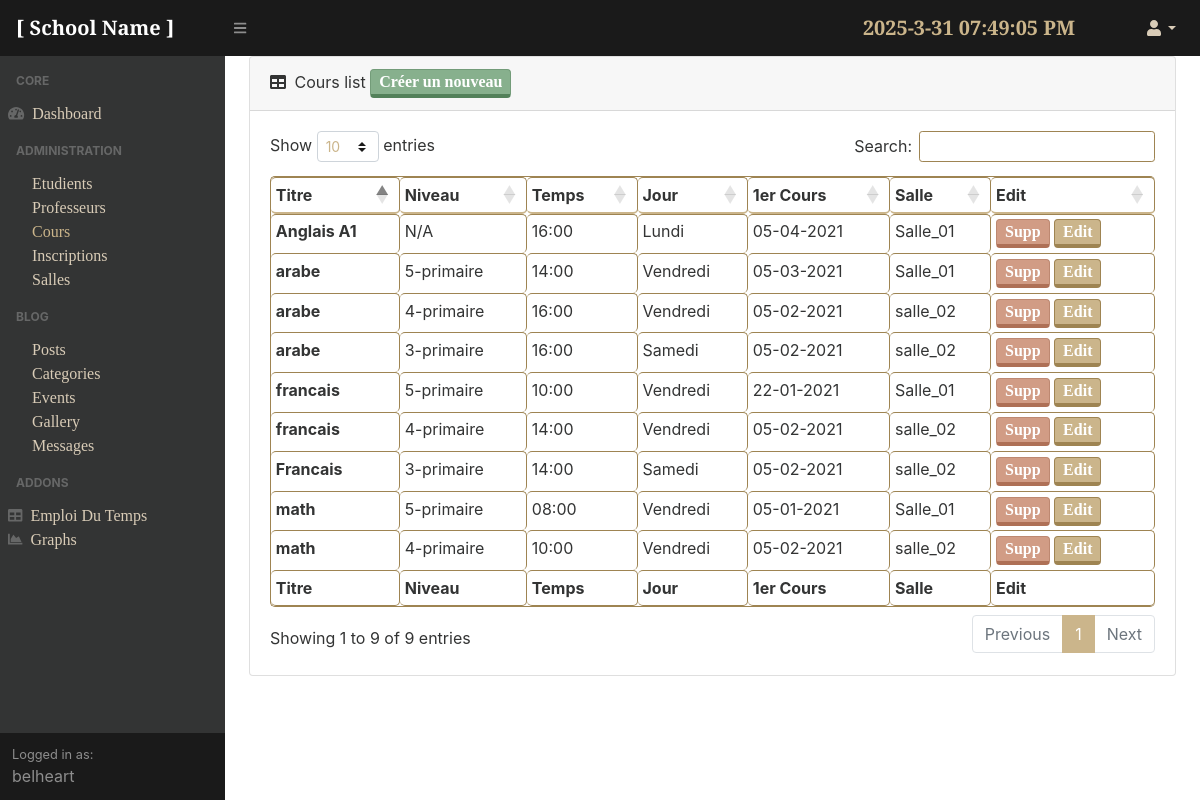
Screenshot of /adminpanel/courses/ (signed in) with the database file from the repository.
### courses/models.py (models this page shows, shortened)
class Course(models.Model):
    weekdays = [('N/A','N/A'),('Dimanche','Dim'),('Lundi','Lun'),('Mardi','Mar'),('Mercredi','Mer'),('Jeudi','Jeu'),('Vendredi','Ven'),('Samedi','Sam')]
    days_en = {'Dimanche':'Sunday', 'Lundi':'Monday', 'Mardi':'Tuesday', 'Mercredi':'Wednesday', 'Jeudi':'Thursday', 'Vendredi':'Friday', 'Samedi':'Saturday', 'N/A':'N/A'}
    name = models.CharField(max_length=200)
    price = models.IntegerField(default = 0)
    desc = models.TextField(max_length=500,default="...")
    cours_start = models.DateField(default = timezone.now)
    time = models.TimeField()
    time2 = models.TimeField(default=timezone.now)
    niveau = models.CharField(choices=Levels, max_length=100,blank=False,default='1_pri')
    prof = models.CharField(max_length=100, default='N/A')
    wday1 = models.CharField(choices=weekdays,max_length=10, blank=False, default='N/A')
    wday2 = models.CharField(choices=weekdays,max_length=10, blank=False, default='N/A')
    sal = models.ForeignKey('courses.Salle',on_delete=models.PROTECT, default=1)

class Salle(models.Model):
    name = models.CharField(max_length=10)
    capacity = models.IntegerField()

### adminpanel/views.py (the view)
# urls.py: path('courses/', coursListView.as_view(), name = 'courses'),
class coursListView(LoginRequiredMixin,ListView):
	model = Course
	template_name = 'adminpanel/courses.html'
	context_object_name = 'Course'
	paginate_by = 20

### adminpanel/templates/adminpanel/courses.html
{% extends 'adminpanel/base.html' %}
{% block content %}
<div class="card mb-4">
                            <div class="card-header">
                                <i class="fas fa-table mr-1"></i>
                                Cours list <a href="{% url 'new-course' %}" class="btn btn-outline-success p-0 px-2 m-0">Créer un nouveau</a>
                            </div>
                            <div class="card-body">
                                <div class="table-responsive">
                                    <table class="table table-bordered table-sm" id="dataTable" width="100%" cellspacing="0">
                                        <thead>
                                            <tr>
                                                <th>Titre</th>
                                                <th>Niveau</th>
                                                <th>Temps</th>
                                                <th>Jour</th>
                                                <th>1er Cours</th>
                                                <th>Salle</th>
                                                <th>Edit</th>
                                            </tr>
                                        </thead>
                                        <tfoot>
                                            <tr>
                                                <th>Titre</th>
                                                <th>Niveau</th>
                                                <th>Temps</th>
                                                <th>Jour</th>
                                                <th>1er Cours</th>
                                                <th>Salle</th>
                                                <th>Edit</th>
                                            </tr>
                                        </tfoot>
                                        <tbody>
					{% for  tch in Course %}
                                        <tr role="row" class="odd">
                                                <td><a href="{% url 'cours-detail' tch.id%}" class="tb-names">{{tch.name}}</a></td>
                                                <td>{{tch.niveau}}</td>
                                                <td>{{tch.time|date:"H:i"}}</td>
                                                <td>{{tch.wday1}}</td>
                                                <td>{{tch.cours_start|date:"d-m-Y"}}</td>
                                                <td>{{tch.sal.name}}</td>
						{% if user.is_authenticated %}
						<td>
							<a href="{% url 'delete-course' tch.id %}" class="btn btn-outline-danger p-0 px-2">Supp</a>
							<a href="{% url 'update-course' tch.id %}" class="btn btn-outline-info p-0 px-2">Edit</a>
						</td>
						{% endif %}
                                            </tr>
					{%endfor%}
                                            </tbody>
                                    </table>
                                </div>
                            </div>
                        </div>
{% endblock %}

### adminpanel/templates/adminpanel/base.html (shortened to what this page needs)
{%load static%}
<!DOCTYPE html>
<html lang="en">
    <head>
    <link href="{% static 'adminpanel/assets/css/styles.css'%}" rel="stylesheet" />
    <link href="https://cdn.datatables.net/1.10.20/css/dataTables.bootstrap4.min.css" rel="stylesheet" />
    </head>
    <body class="sb-nav-fixed">
        <nav class="sb-topnav navbar navbar-expand navbar-dark bg-dark">
            <a class="navbar-brand" href="{% url 'blog-home' %}">[ School Name ]</a>
            <button class="btn btn-link btn-sm order-1 order-lg-0" id="sidebarToggle" href="#"><i class="fas fa-bars"></i></button>
            <form class="d-none d-md-inline-block form-inline ml-auto mr-0 mr-md-3 my-2 my-md-0">
                <p id="MyClockDisplay"  class="navbar-brand mr-5 text-gold" onload="showTime()"></p>
            </form>
            <ul class="navbar-nav ml-auto ml-md-0">
                <li class="nav-item dropdown">
                    <a class="nav-link dropdown-toggle" id="userDropdown" href="#" role="button" data-toggle="dropdown" aria-haspopup="true" aria-expanded="false"><i class="fas fa-user fa-fw"></i></a>
                </li>
            </ul>
        </nav>
        <div id="layoutSidenav">
            <div id="layoutSidenav_nav">
                <nav class="sb-sidenav accordion sb-sidenav-dark" id="sidenavAccordion">
                    <div class="sb-sidenav-menu">
                        <div class="nav">
                            <div class="sb-sidenav-menu-heading">Core</div>
                            <a class="nav-link" href="{% url 'dashboard' %}">
                                <div class="sb-nav-link-icon"><i class="fas fa-tachometer-alt"></i></div>
                                Dashboard
                            </a>
                            <div class="sb-sidenav-menu-heading">Administration</div>
                            <div class="collapse show" id="collapseLayouts" aria-labelledby="headingOne" data-parent="#sidenavAccordion" style="">
                                <nav class="sb-sidenav-menu-nested nav">
                                    <a class="nav-link" href="{% url 'students' %}">Etudients</a>
                                    <a class="nav-link" href="{% url 'teachers' %}">Professeurs</a>
                                    <a class="nav-link" href="{% url 'courses' %}">Cours</a>
                                    <a class="nav-link" href="{% url 'inscriptions' %}">Inscriptions</a>
                                    <a class="nav-link" href="{% url 'salles' %}">Salles</a>
                                </nav>
                            </div>
                            <div class="sb-sidenav-menu-heading">Blog</div>
                            <div class="collapse show" id="collapseLayouts" aria-labelledby="headingOne" data-parent="#sidenavAccordion" style="">
                                <nav class="sb-sidenav-menu-nested nav">
                                    <a class="nav-link" href="{% url 'blog-posts' %}">Posts</a>
                                    <a class="nav-link" href="{% url 'categories' %}">Categories</a>
                                    <a class="nav-link" href="{% url 'events-admin' %}">Events</a>
                                    <a class="nav-link" href="{% url 'gallery' %}">Gallery</a>
                                    <a class="nav-link" href="{% url 'messages' %}">Messages</a>
                                </nav>
                            </div>
                            <div class="sb-sidenav-menu-heading">Addons</div>
                            <a class="nav-link" href="{% url 'schedule'%}">
                                <div class="sb-nav-link-icon"><i class="fas fa-table"></i></div>
                                Emploi Du Temps
                            </a>
                            <a class="nav-link" href="{% url 'charts'%}">
                                <div class="sb-nav-link-icon"><i class="fas fa-chart-area"></i></div>
                                Graphs
                            </a>
                        </div>
                    </div>
                    <div class="sb-sidenav-footer">
                        <div class="small">Logged in as:</div>
                        {{user.username}}
                    </div>
                </nav>
            </div>
        <div id='layoutSidenav_content'>
        <main>
        <div class="container-fluid">
            {% block content %}{% endblock %}
        </div>
        </main>
        </div>
    </body>
</html>

### rows the page displays
Course: name "math", niveau "5-primaire", time "08:00", wday1 "Vendredi", cours_start "05-01-2021", sal.name "Salle_01"
Course: name "arabe", niveau "5-primaire", time "14:00", wday1 "Vendredi", cours_start "05-03-2021", sal.name "Salle_01"
Course: name "francais", niveau "5-primaire", time "10:00", wday1 "Vendredi", cours_start "22-01-2021", sal.name "Salle_01"
Course: name "math", niveau "4-primaire", time "10:00", wday1 "Vendredi", cours_start "05-02-2021", sal.name "salle_02"
Course: name "arabe", niveau "4-primaire", time "16:00", wday1 "Vendredi", cours_start "05-02-2021", sal.name "salle_02"
Course: name "francais", niveau "4-primaire", time "14:00", wday1 "Vendredi", cours_start "05-02-2021", sal.name "salle_02"
Course: name "Francais", niveau "3-primaire", time "14:00", wday1 "Samedi", cours_start "05-02-2021", sal.name "salle_02"
Course: name "arabe", niveau "3-primaire", time "16:00", wday1 "Samedi", cours_start "05-02-2021", sal.name "salle_02"
Course: name "Anglais A1", niveau "N/A", time "16:00", wday1 "Lundi", cours_start "05-04-2021", sal.name "Salle_01"

### other values shown
{{ user.username }} "belheart"
